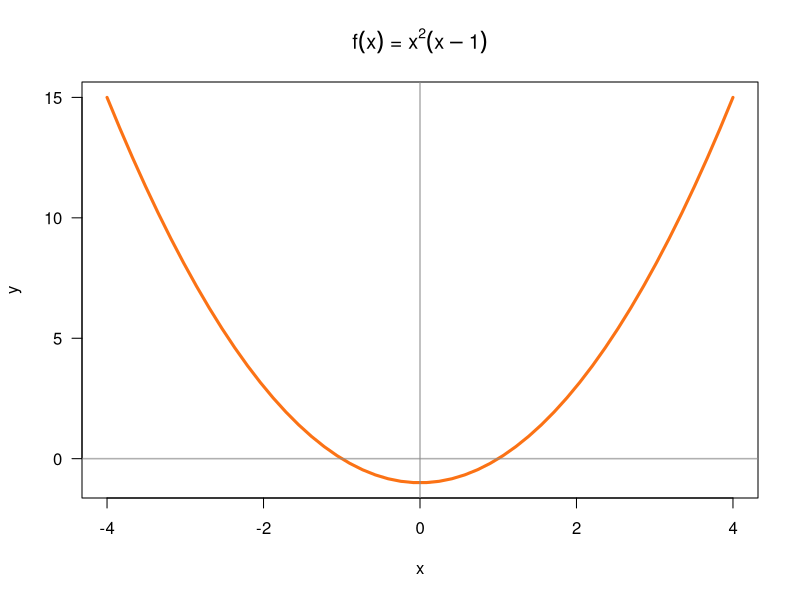
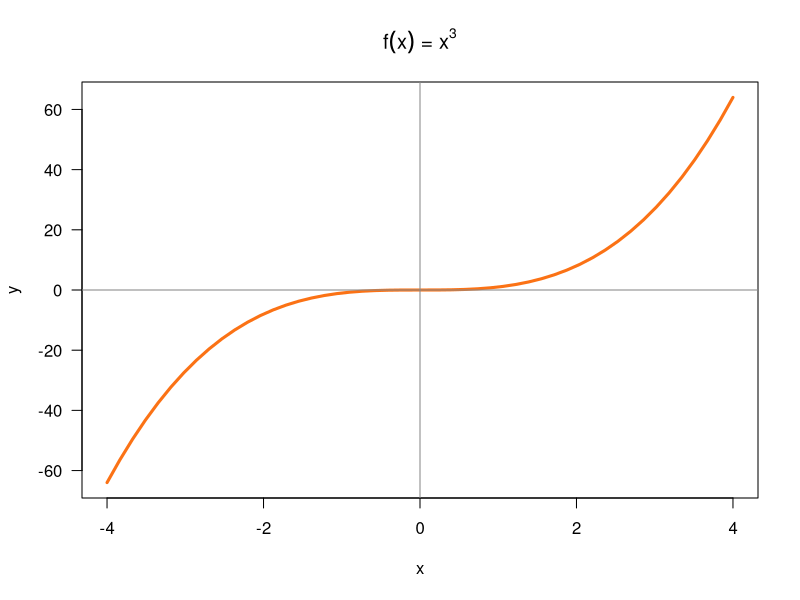
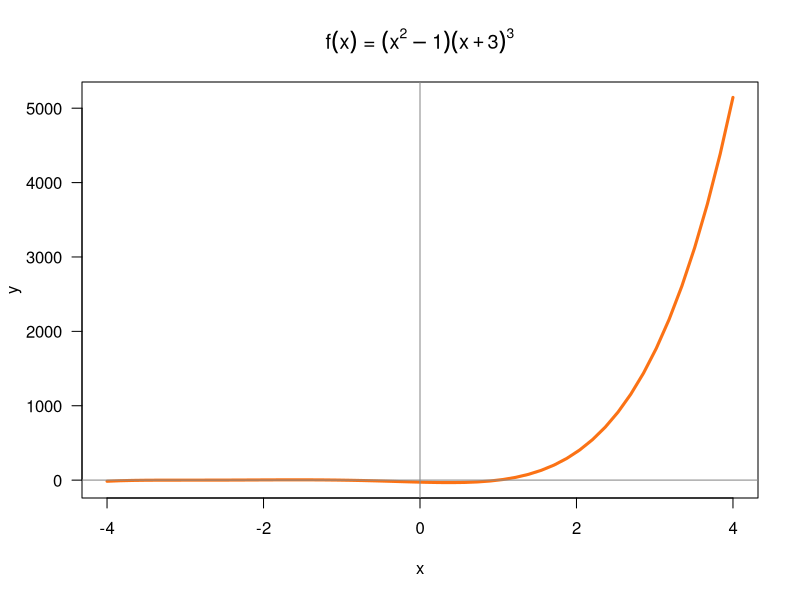
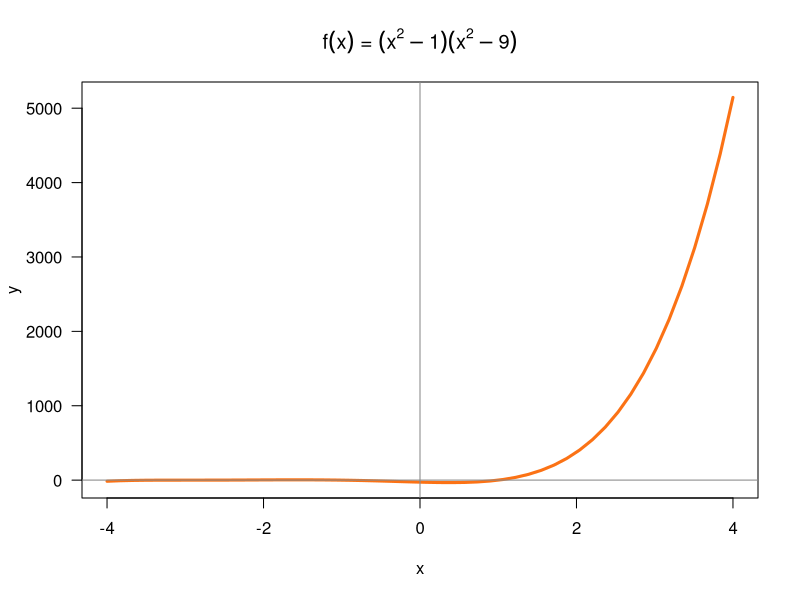

The R source for these figures, in order: (Note: this script raises an error after producing the figures.)
## ---- chunk 1
knitr::opts_chunk$set(echo = TRUE, error = TRUE)
## ---- chunk 2
poly1 <- function(x) {
  x^2 - 1
}
## ---- chunk 3
# set of points
x <- seq(-4, 4, length.out = 50)
y <- poly1(x)

# graph polynomial
plot(x, y, type = 'l', lwd = 3, col = "#FB7215", las = 1)
abline(h = 0, v = 0, col = '#888888aa', lwd = 1.5)
title(main = expression(paste(f(x), ' = ', x^2, (x - 1))))
## ---- chunk 4
# your code
poly2 <- function(x){
  x^3
}

x <- seq(-4, 4, length.out = 50)
y <- poly2(x)

plot(x, y, type = 'l', lwd = 3, col = "#FB7215", las = 1)
abline(h = 0, v = 0, col = '#888888aa', lwd = 1.5)
title(main = expression(paste(f(x), ' = ', x^3)))
## ---- chunk 5
# your code
poly3 <- function(x){
  (x^2 - 1) * (x + 3)^3
}

x <- seq(-4, 4, length.out = 50)
y <- poly3(x)

plot(x, y, type = 'l', lwd = 3, col = "#FB7215", las = 1)
abline(h = 0, v = 0, col = '#888888aa', lwd = 1.5)
title(main = expression(paste(f(x), ' = ', (x^2 - 1), (x + 3)^3)))
## ---- chunk 6
# your code
poly4 <- function(x){
  (x^2 -1) * (x^2 - 9)
}

x <- seq(-4, 4, length.out = 50)
y <- poly3(x)

plot(x, y, type = 'l', lwd = 3, col = "#FB7215", las = 1)
abline(h = 0, v = 0, col = '#888888aa', lwd = 1.5)
title(main = expression(paste(f(x), ' = ', (x^2 - 1), (x^2 - 9))))
## ---- chunk 7
# area of circle with radius 2
r <- 2
area <- pi * r^2
area
## ---- chunk 8
# your code
circle_area <- function(radius = 1){
  area <- pi * radius
  return (area)
}
## ---- chunk 9
# your tests
circle_area()
circle_area(radius = 3)
## ---- chunk 10
# your code
circle_area <- function(radius = 1){
  if (radius < 0){
     stop("radius cannot be negative")
  }
  area <- pi * radius
  return (area)
}
## ---- chunk 11
# your test
circle_area(radius =  -2)
## ---- chunk 12
# cylinder variables
r = 2  # radius
h = 3  # height

# area of cylinder
2 * pi * r * h + 2 * pi * r^2
## ---- chunk 13
# area of cylinder
cylinder_area <- function(radius = 1, height = 1){
  if (radius < 0){
    stop("radius cannot be negative")
  }
  if (height < 0){
    stop("height cannot be negative")
  }
  area <- 2 * pi * radius * height + 2 * pi * r^2
  return(area)
}
## ---- chunk 14
# your tests
cylinder_area()
cylinder_area(radius = 2, height = 3)
cylinder_area(radius = -2, height = 1)
cylinder_area(radius = 2, height = -1)
cylinder_area(radius = -2, height = -1)
## ---- chunk 15
# 4 is exactly divisible by 2
4 %% 2
## ---- chunk 16
# 5 is not exactly divisible by 2
5 %% 2
## ---- chunk 17
# your code
is_even <- function(x){
  if (is.numeric(x)){
    return (x %% 2 == 0)
  }
  return(NA)
}
## ---- chunk 18
# your tests
is_even(10)
is_even(33)
is_even('a')
## ---- chunk 19
# your code
is_odd <- function(x){
  !is_even(x)
}
## ---- chunk 20
# your tests
is_odd(1)
is_odd(4)
is_odd('a')
## ---- chunk 21
# your code
squish <- function(x){
  if (x < 0){
    x = 0
    return(x)
  }
  if(x >= 0 & x <= 100){
    return(x)
  }
  x = 100
  return(x)
}
## ---- chunk 22
squish(-5)
squish(180)
squish(50)
squish(0)
squish(100)
